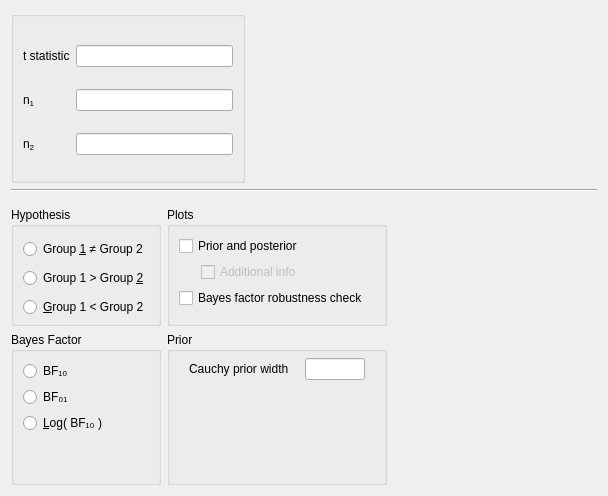
<?xml version="1.0" encoding="UTF-8"?>
<ui version="4.0">
 <class>BFFromTIndependentSamplesForm</class>
 <widget class="QWidget" name="BFFromTIndependentSamplesForm">
  <property name="geometry">
   <rect>
    <x>0</x>
    <y>0</y>
    <width>608</width>
    <height>496</height>
   </rect>
  </property>
  <property name="sizePolicy">
   <sizepolicy hsizetype="Fixed" vsizetype="Preferred">
    <horstretch>0</horstretch>
    <verstretch>0</verstretch>
   </sizepolicy>
  </property>
  <property name="windowTitle">
   <string>Form</string>
  </property>
  <layout class="QGridLayout" name="gridLayout">
   <item row="2" column="0" colspan="2">
    <widget class="QWidget" name="gridWidget" native="true">
     <property name="sizePolicy">
      <sizepolicy hsizetype="Fixed" vsizetype="Fixed">
       <horstretch>0</horstretch>
       <verstretch>0</verstretch>
      </sizepolicy>
     </property>
     <layout class="QGridLayout" name="gridLayout_7">
      <property name="leftMargin">
       <number>0</number>
      </property>
      <property name="rightMargin">
       <number>0</number>
      </property>
      <property name="bottomMargin">
       <number>0</number>
      </property>
      <item row="1" column="0">
       <widget class="QWidget" name="widget_2" native="true">
        <property name="maximumSize">
         <size>
          <width>240</width>
          <height>16777215</height>
         </size>
        </property>
        <layout class="QGridLayout" name="gridLayout_5">
         <property name="leftMargin">
          <number>0</number>
         </property>
         <property name="topMargin">
          <number>0</number>
         </property>
         <property name="rightMargin">
          <number>0</number>
         </property>
         <property name="bottomMargin">
          <number>0</number>
         </property>
         <item row="4" column="0">
          <widget class="BoundGroupBox" name="bayesFactorType">
           <property name="title">
            <string>Bayes Factor</string>
           </property>
           <property name="flat">
            <bool>false</bool>
           </property>
           <layout class="QGridLayout" name="gridLayout_13">
            <item row="2" column="0">
             <widget class="QRadioButton" name="_3">
              <property name="sizePolicy">
               <sizepolicy hsizetype="Fixed" vsizetype="Fixed">
                <horstretch>0</horstretch>
                <verstretch>0</verstretch>
               </sizepolicy>
              </property>
              <property name="text">
               <string>&amp;Log( BF₁₀ )</string>
              </property>
             </widget>
            </item>
            <item row="1" column="0">
             <widget class="QRadioButton" name="_2">
              <property name="sizePolicy">
               <sizepolicy hsizetype="Fixed" vsizetype="Fixed">
                <horstretch>0</horstretch>
                <verstretch>0</verstretch>
               </sizepolicy>
              </property>
              <property name="text">
               <string>BF₀₁</string>
              </property>
             </widget>
            </item>
            <item row="0" column="0">
             <widget class="QRadioButton" name="_1">
              <property name="sizePolicy">
               <sizepolicy hsizetype="Fixed" vsizetype="Fixed">
                <horstretch>0</horstretch>
                <verstretch>0</verstretch>
               </sizepolicy>
              </property>
              <property name="text">
               <string>BF₁₀</string>
              </property>
             </widget>
            </item>
            <item row="3" column="0">
             <spacer name="verticalSpacer_3">
              <property name="orientation">
               <enum>Qt::Vertical</enum>
              </property>
              <property name="sizeHint" stdset="0">
               <size>
                <width>20</width>
                <height>40</height>
               </size>
              </property>
             </spacer>
            </item>
            <item row="1" column="1">
             <spacer name="horizontalSpacer_3">
              <property name="orientation">
               <enum>Qt::Horizontal</enum>
              </property>
              <property name="sizeHint" stdset="0">
               <size>
                <width>40</width>
                <height>20</height>
               </size>
              </property>
             </spacer>
            </item>
           </layout>
          </widget>
         </item>
        </layout>
       </widget>
      </item>
      <item row="0" column="1">
       <widget class="BoundGroupBox" name="plotsGroup">
        <property name="title">
         <string>Plots</string>
        </property>
        <layout class="QGridLayout" name="gridLayout_4">
         <item row="0" column="0" colspan="3">
          <widget class="BoundCheckBox" name="plotPriorAndPosterior">
           <property name="enabled">
            <bool>true</bool>
           </property>
           <property name="sizePolicy">
            <sizepolicy hsizetype="Fixed" vsizetype="Fixed">
             <horstretch>0</horstretch>
             <verstretch>0</verstretch>
            </sizepolicy>
           </property>
           <property name="text">
            <string>Prior and posterior</string>
           </property>
          </widget>
         </item>
         <item row="2" column="1" colspan="3">
          <widget class="BoundCheckBox" name="plotPriorAndPosteriorAdditionalInfo">
           <property name="enabled">
            <bool>false</bool>
           </property>
           <property name="sizePolicy">
            <sizepolicy hsizetype="Fixed" vsizetype="Fixed">
             <horstretch>0</horstretch>
             <verstretch>0</verstretch>
            </sizepolicy>
           </property>
           <property name="text">
            <string>Additional info</string>
           </property>
          </widget>
         </item>
         <item row="4" column="0">
          <widget class="QWidget" name="widget_4" native="true">
           <property name="maximumSize">
            <size>
             <width>16</width>
             <height>16777215</height>
            </size>
           </property>
          </widget>
         </item>
         <item row="3" column="0" colspan="3">
          <widget class="BoundCheckBox" name="plotBayesFactorRobustness">
           <property name="sizePolicy">
            <sizepolicy hsizetype="Fixed" vsizetype="Fixed">
             <horstretch>0</horstretch>
             <verstretch>0</verstretch>
            </sizepolicy>
           </property>
           <property name="text">
            <string>Bayes factor robustness check</string>
           </property>
          </widget>
         </item>
        </layout>
       </widget>
      </item>
      <item row="1" column="1">
       <widget class="QWidget" name="widget_3" native="true">
        <property name="sizePolicy">
         <sizepolicy hsizetype="Preferred" vsizetype="Preferred">
          <horstretch>0</horstretch>
          <verstretch>0</verstretch>
         </sizepolicy>
        </property>
        <layout class="QGridLayout" name="gridLayout_2">
         <property name="leftMargin">
          <number>0</number>
         </property>
         <property name="topMargin">
          <number>0</number>
         </property>
         <property name="rightMargin">
          <number>0</number>
         </property>
         <property name="bottomMargin">
          <number>0</number>
         </property>
         <item row="0" column="0">
          <widget class="BoundGroupBox" name="groupBox">
           <property name="title">
            <string>Prior</string>
           </property>
           <layout class="QGridLayout" name="gridLayout_11">
            <property name="topMargin">
             <number>6</number>
            </property>
            <item row="0" column="1">
             <widget class="BoundTextBox" name="priorWidth">
              <property name="sizePolicy">
               <sizepolicy hsizetype="Fixed" vsizetype="Preferred">
                <horstretch>0</horstretch>
                <verstretch>0</verstretch>
               </sizepolicy>
              </property>
              <property name="minimumSize">
               <size>
                <width>60</width>
                <height>0</height>
               </size>
              </property>
              <property name="maximumSize">
               <size>
                <width>60</width>
                <height>16777215</height>
               </size>
              </property>
             </widget>
            </item>
            <item row="0" column="0">
             <widget class="QLabel" name="label">
              <property name="sizePolicy">
               <sizepolicy hsizetype="Fixed" vsizetype="Fixed">
                <horstretch>0</horstretch>
                <verstretch>0</verstretch>
               </sizepolicy>
              </property>
              <property name="text">
               <string>Cauchy prior width</string>
              </property>
             </widget>
            </item>
            <item row="1" column="0">
             <spacer name="verticalSpacer_2">
              <property name="orientation">
               <enum>Qt::Vertical</enum>
              </property>
              <property name="sizeHint" stdset="0">
               <size>
                <width>20</width>
                <height>40</height>
               </size>
              </property>
             </spacer>
            </item>
           </layout>
          </widget>
         </item>
        </layout>
       </widget>
      </item>
      <item row="0" column="0">
       <widget class="BoundGroupBox" name="hypothesis">
        <property name="title">
         <string>Hypothesis</string>
        </property>
        <property name="flat">
         <bool>true</bool>
        </property>
        <layout class="QGridLayout" name="gridLayout_9">
         <property name="bottomMargin">
          <number>0</number>
         </property>
         <item row="1" column="0">
          <widget class="QRadioButton" name="_2oneTailedGreaterThan">
           <property name="sizePolicy">
            <sizepolicy hsizetype="Fixed" vsizetype="Fixed">
             <horstretch>0</horstretch>
             <verstretch>0</verstretch>
            </sizepolicy>
           </property>
           <property name="text">
            <string>Group 1 &gt; Group &amp;2</string>
           </property>
          </widget>
         </item>
         <item row="0" column="0">
          <widget class="QRadioButton" name="_1twoTailed">
           <property name="sizePolicy">
            <sizepolicy hsizetype="Fixed" vsizetype="Fixed">
             <horstretch>0</horstretch>
             <verstretch>0</verstretch>
            </sizepolicy>
           </property>
           <property name="text">
            <string>Group &amp;1 ≠ Group 2</string>
           </property>
          </widget>
         </item>
         <item row="2" column="0">
          <widget class="QRadioButton" name="_3oneTailedLessThan">
           <property name="sizePolicy">
            <sizepolicy hsizetype="Fixed" vsizetype="Fixed">
             <horstretch>0</horstretch>
             <verstretch>0</verstretch>
            </sizepolicy>
           </property>
           <property name="text">
            <string>&amp;Group 1 &lt; Group 2</string>
           </property>
          </widget>
         </item>
        </layout>
       </widget>
      </item>
     </layout>
    </widget>
   </item>
   <item row="0" column="0">
    <widget class="BoundGroupBox" name="missingValues">
     <property name="title">
      <string/>
     </property>
     <property name="flat">
      <bool>false</bool>
     </property>
     <layout class="QGridLayout" name="gridLayout_6">
      <property name="topMargin">
       <number>12</number>
      </property>
      <item row="1" column="1">
       <widget class="BoundTextBox" name="n1Size"/>
      </item>
      <item row="2" column="0">
       <widget class="QLabel" name="label_4">
        <property name="text">
         <string>n&lt;sub&gt;2&lt;/sub&gt;</string>
        </property>
       </widget>
      </item>
      <item row="1" column="0">
       <widget class="QLabel" name="label_3">
        <property name="text">
         <string>n&lt;sub&gt;1&lt;/sub&gt;</string>
        </property>
       </widget>
      </item>
      <item row="0" column="1">
       <widget class="BoundTextBox" name="tStatistic"/>
      </item>
      <item row="2" column="1">
       <widget class="BoundTextBox" name="n2Size"/>
      </item>
      <item row="0" column="0">
       <widget class="QLabel" name="label_2">
        <property name="text">
         <string>t statistic</string>
        </property>
       </widget>
      </item>
     </layout>
    </widget>
   </item>
   <item row="0" column="1">
    <spacer name="horizontalSpacer_2">
     <property name="orientation">
      <enum>Qt::Horizontal</enum>
     </property>
     <property name="sizeHint" stdset="0">
      <size>
       <width>346</width>
       <height>20</height>
      </size>
     </property>
    </spacer>
   </item>
   <item row="1" column="0" colspan="2">
    <widget class="Line" name="line">
     <property name="font">
      <font>
       <weight>50</weight>
       <bold>false</bold>
      </font>
     </property>
     <property name="frameShadow">
      <enum>QFrame::Sunken</enum>
     </property>
     <property name="lineWidth">
      <number>1</number>
     </property>
     <property name="orientation">
      <enum>Qt::Horizontal</enum>
     </property>
    </widget>
   </item>
  </layout>
 </widget>
 <customwidgets>
  <customwidget>
   <class>BoundTextBox</class>
   <extends>QLineEdit</extends>
   <header>widgets/boundtextbox.h</header>
  </customwidget>
  <customwidget>
   <class>BoundGroupBox</class>
   <extends>QGroupBox</extends>
   <header>widgets/boundgroupbox.h</header>
   <container>1</container>
  </customwidget>
  <customwidget>
   <class>BoundCheckBox</class>
   <extends>QCheckBox</extends>
   <header>widgets/boundcheckbox.h</header>
  </customwidget>
 </customwidgets>
 <resources/>
 <connections>
  <connection>
   <sender>plotPriorAndPosterior</sender>
   <signal>toggled(bool)</signal>
   <receiver>plotPriorAndPosteriorAdditionalInfo</receiver>
   <slot>setEnabled(bool)</slot>
   <hints>
    <hint type="sourcelabel">
     <x>318</x>
     <y>588</y>
    </hint>
    <hint type="destinationlabel">
     <x>325</x>
     <y>611</y>
    </hint>
   </hints>
  </connection>
 </connections>
</ui>
